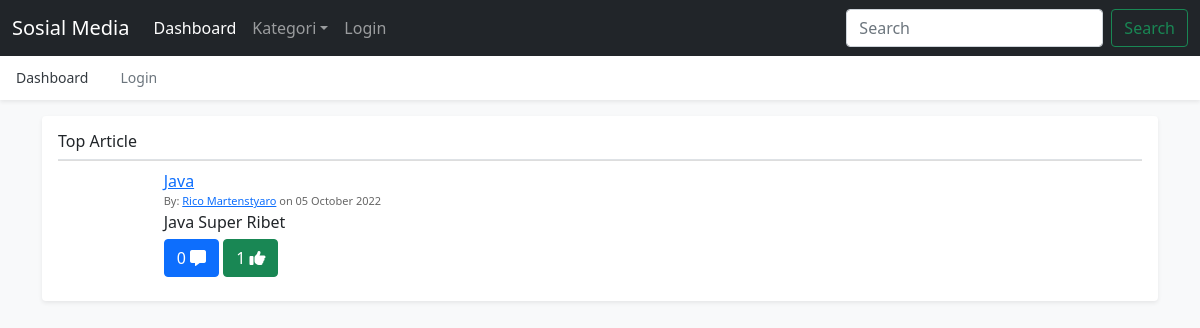
The page /?kategori=4 on the database its author committed.
### tables this page shows
CREATE TABLE `artikel` (
  `id` int NOT NULL AUTO_INCREMENT,
  `kategori` int DEFAULT NULL,
  `username` varchar(100) DEFAULT NULL,
  `isi` text,
  `like` int NOT NULL DEFAULT '0',
  `comment` int NOT NULL DEFAULT '0',
  `created_at` datetime DEFAULT NULL,
  `updated_at` datetime DEFAULT NULL,
  `ringkasan` varchar(255) DEFAULT NULL,
  PRIMARY KEY (`id`)
);

CREATE TABLE `kategori` (
  `id` int NOT NULL AUTO_INCREMENT,
  `kategori` varchar(255) DEFAULT NULL,
  PRIMARY KEY (`id`)
);

CREATE TABLE `user` (
  `username` varchar(100) NOT NULL,
  `email` varchar(100) DEFAULT NULL,
  `nama_lengkap` varchar(255) DEFAULT NULL,
  `foto` varchar(255) DEFAULT NULL,
  `level_user` int DEFAULT NULL,
  `password` varchar(255) DEFAULT NULL,
  PRIMARY KEY (`username`)
);

### home.php (the view, shortened to what this page needs)
<!doctype html>
<html lang="en">
<?php
include "config/koneksi.php";
?>
<head>
  <link href="asset/css/bootstrap.min.css" rel="stylesheet">
  <link href="asset/css/comment.css" rel="stylesheet">
  <link href="asset/css/font-awesome.min.css" rel="stylesheet">
  <link href="asset/fontawesome/css/fontawesome.css" rel="stylesheet">
  <link href="asset/fontawesome/css/brands.css" rel="stylesheet">
  <link href="asset/fontawesome/css/solid.css" rel="stylesheet">
  <link href="asset/css/offcanvas.css" rel="stylesheet">
</head>
<body class="bg-light">
  <nav class="navbar navbar-expand-lg fixed-top navbar-dark bg-dark" aria-label="Main navigation">
    <div class="container-fluid">
      <a class="navbar-brand" href="#">Sosial Media</a>
      <div class="navbar-collapse offcanvas-collapse" id="navbarsExampleDefault">
        <ul class="navbar-nav me-auto mb-2 mb-lg-0">
          <li class="nav-item">
            <a class="nav-link active" aria-current="page" href="index.php">Dashboard</a>
          </li>
          <li class="nav-item dropdown">
            <a class="nav-link dropdown-toggle" href="#" id="dropdown01" data-bs-toggle="dropdown" aria-expanded="false">Kategori</a>
          </li>
          <li class="nav-item">
            <a class="nav-link" href="login.php">Login</a>
          </li>
        </ul>
        <form class="d-flex">
          <input class="form-control me-2" type="search" placeholder="Search" aria-label="Search">
          <button class="btn btn-outline-success" type="submit">Search</button>
        </form>
      </div>
    </div>
  </nav>
  <div class="nav-scroller bg-body shadow-sm">
    <nav class="nav nav-underline" aria-label="Secondary navigation">
      <a class="nav-link active" aria-current="page" href="index.php">Dashboard</a>
      <a class="nav-link" href="login.php">Login</a>
    </nav>
  </div>
  <main class="container">
    <?php
    if (empty($_GET['menu']) || !isset($_GET['menu'])) {
    ?>
      <div class="my-3 p-3 bg-body rounded shadow-sm">
        <h6 class="border-bottom pb-2 mb-0">Top Article</h6>
        <div class="panel panel-default widget">
          <div class="panel-body">
            <ul class="list-group">
              <?php
              if (isset($_GET['kategori']) || !empty($_GET['kategori'])) {
                $kondisi = "where artikel.kategori='" . $_GET['kategori'] . "'";
              } else {
                $kondisi = "";
              }
              $sql = "SELECT artikel.*,
              (artikel.comment*0.7 + artikel.like *0.3) as peringkat,
              kategori.kategori as nama_kategori,
              user.nama_lengkap,
              user.foto
              from artikel
              left join kategori on kategori.id=artikel.kategori
              left join user on user.username=artikel.username " . $kondisi .
                "order by peringkat desc";
              $result = mysqli_query($mysqli, $sql);
              while ($data = mysqli_fetch_array($result)) {
                if(!empty($data['foto'])){
                  $foto="images/".$data['foto'];
                }else{
                  $foto="asset/brand/user.svg";
                }
                echo '<li class="list-group-item">
                  <div class="row">
                      <div class="col-xs-2 col-md-1">
                          <img src="'.$foto.'" width="40px" class="img-circle img-responsive" alt="" /></div>
                      <div class="col-xs-10 col-md-11">
                          <div>
                              <a href="?kategori=' . $data['kategori'] . '">' . $data['nama_kategori'] . '</a>
                              <div class="mic-info">
                                  By: <a href="user.php?username='.$data['username'].'">' . $data['nama_lengkap'] . '</a> on ' . date('d F Y', strtotime($data['created_at'])) . '
                              </div>
                          </div>
                          <div class="comment-text">
                             ' . $data['ringkasan'] . '
                          </div>
                          <div class="action">
                              <button type="button" class="btn btn-primary btn-xs" title="Comment">
                              ' . $data['comment'] . ' <span class="fa fa-message"></span>
                              </button>
                              <button type="button" class="btn btn-success btn-xs" title="Approved">
                              ' . $data['like'] . ' <span class="fa fa-thumbs-up"></span>
                              </button>
                          </div>
                      </div>
                  </div>
              </li>';
              }
              ?>
            </ul>
          </div>
        </div>
      </div>
    <?php } ?>
  </main>
</body>
</html>

### asset/css/comment.css (style rules this page uses)
body { padding-top:30px; }
.widget .panel-body { padding:0px; }
.widget .list-group { margin-bottom: 0; }
.widget li.list-group-item { border-radius: 0;border: 0;border-top: 1px solid #ddd; }
.widget .mic-info { color: #666666;font-size: 11px; }
.widget .action { margin-top:5px; }

### asset/css/offcanvas.css (style rules this page uses)
html, body { overflow-x: hidden; }
body { padding-top: 56px; }
.nav-scroller { position: relative; z-index: 2; height: 2.75rem; overflow-y: hidden; }
.nav-scroller .nav { display: flex; flex-wrap: nowrap; padding-bottom: 1rem; margin-top: -1px; overflow-x: auto; color: rgba(255, 255, 255, .75); text-align: center; white-space: nowrap; -webkit-overflow-scrolling: touch; }
.nav-underline .nav-link { padding-top: .75rem; padding-bottom: .75rem; font-size: .875rem; color: #6c757d; }
.nav-underline .active { font-weight: 500; color: #343a40; }

### rows shown on the page
artikel: kategori.kategori "Java", user.nama_lengkap "Rico Martenstyaro", created_at "05 October 2022", ringkasan "Java Super Ribet", comment "0", like "1"
